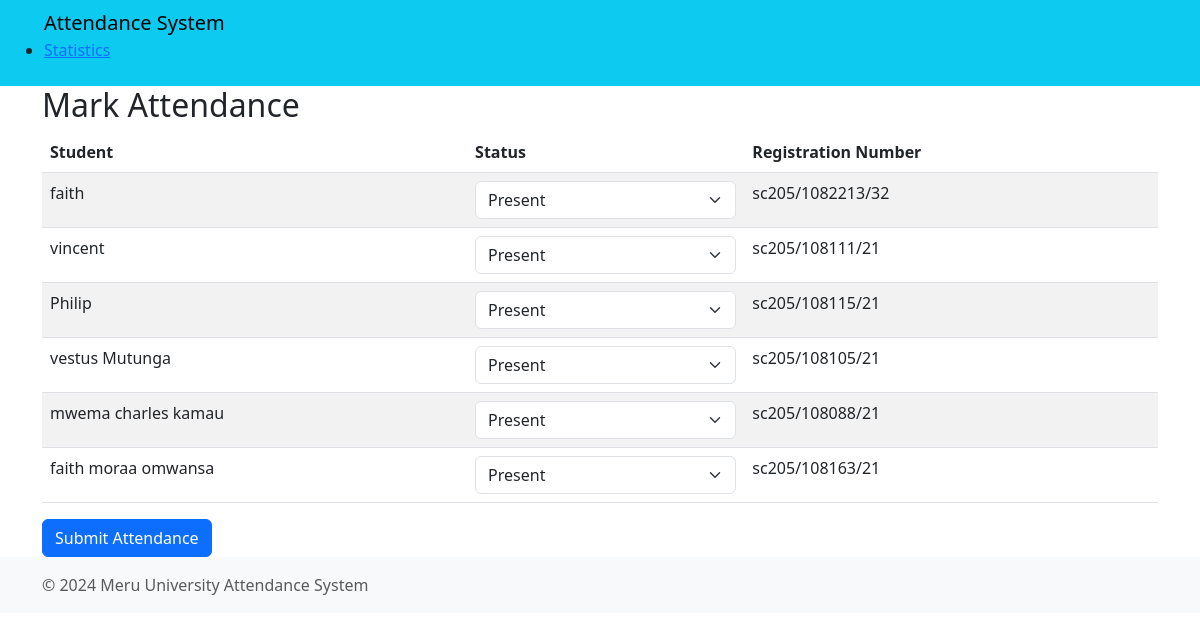
The app's page /mark/, older data.
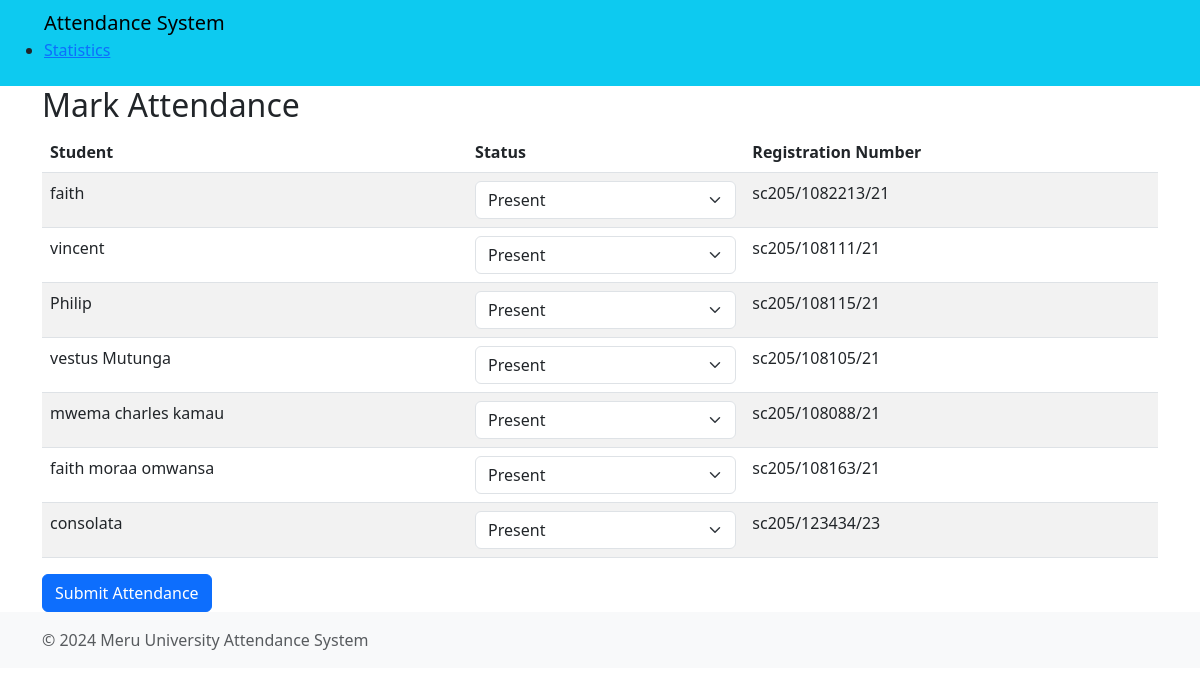
The same page, newer data.
### attendance/models.py (models this page shows, shortened)
class Student(models.Model):
    name = models.CharField(max_length=100)
    registration_number = models.CharField(max_length=20, unique=True)
    course = models.CharField(max_length=100, default='course')
    department = models.ForeignKey(Department, on_delete=models.CASCADE)

### attendance/views.py (the view)
# urls.py: path('mark/', views.mark_attendance, name='mark_attendance'),
def mark_attendance(request):
    students = Student.objects.all()
    if request.method == 'POST':
        today = timezone.now().date()
        for student in students:
            status = request.POST.get(f'status_{student.id}', 'Absent')
            Attendance.objects.create(student=student,date=today, status=(status == 'Present'))
        return redirect('attendance:view_attendance')
    return render(request, 'attendance/mark_attendance.html', {'students': students})

### attendance/templates/attendance/mark_attendance.html (shortened to what this page needs)
{% extends 'base.html' %}
{% block content %}
<h2>Mark Attendance</h2>
<form method="POST">
    <table class="table table-striped table-hover">
        <thead>
            <tr>
                <th>Student</th>
                <th>Status</th>
                <th>Registration Number</th>
            </tr>
        </thead>
        <tbody>
            {% for student in students %}
            <tr>
                <td>{{ student.name }}</td>
                <td>
                    <select name="status_{{ student.id }}" class="form-select">
                        <option value="Present">Present</option>
                    </select>
                        <td>{{ student.registration_number}}</td>
                </td>
            </tr>
            {% endfor %}
        </tbody>
    </table>
    <button type="submit" class="btn btn-primary">Submit Attendance</button>
</form>
{% endblock %}

Row changes from the older to the newer data that the page shows:
changed Student "faith": registration_number "sc205/1082213/32" → "sc205/1082213/21"
added Student: name "consolata", id "Present", registration_number "sc205/123434/23"
